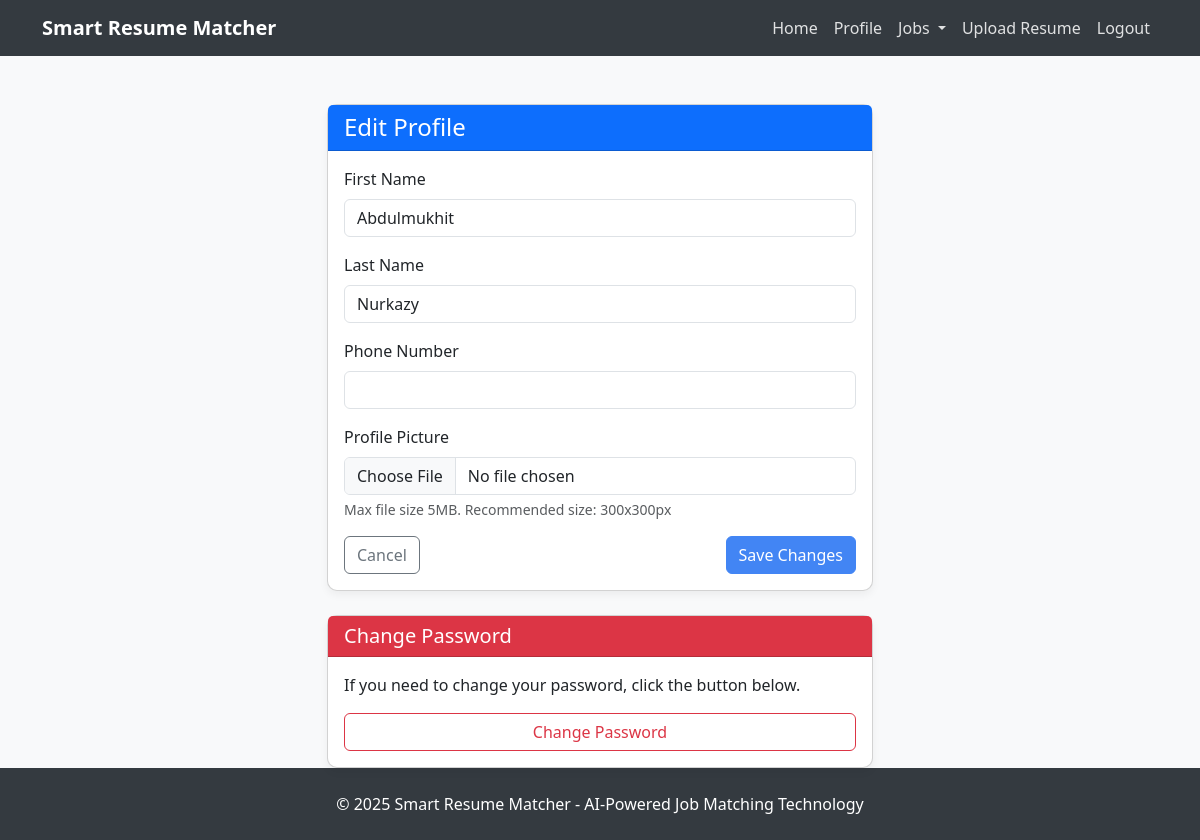
The app's page /profile/edit/ (signed in), older data.
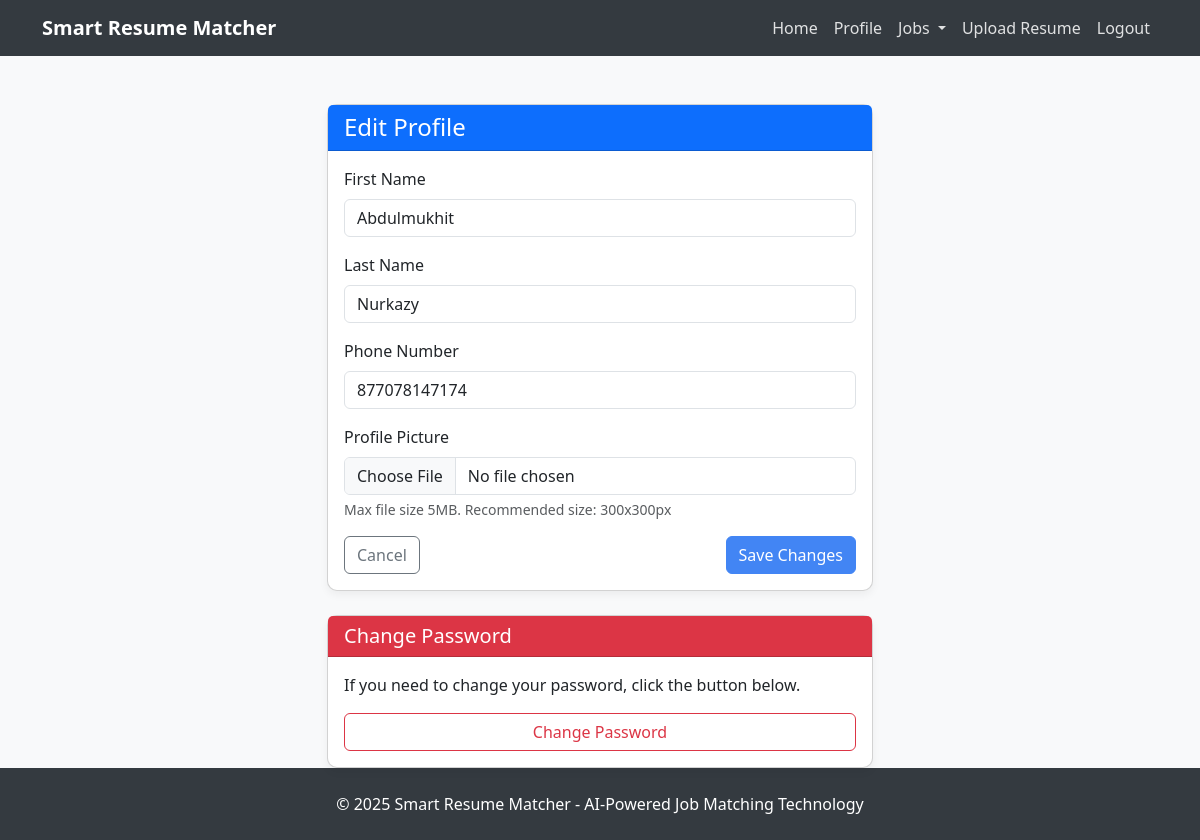
The same page, newer data.
### accounts/models.py (models this page shows, shortened)
class User(AbstractUser):
    email = models.EmailField(unique=True)
    phone = models.CharField(max_length=20, blank=True, null=True)
    profile_picture = SafeImageField(upload_to='profile_pics/', blank=True, null=True)
    is_email_verified = models.BooleanField(default=False)
    created_at = models.DateTimeField(auto_now_add=True)
    updated_at = models.DateTimeField(auto_now=True)
    USERNAME_FIELD = 'email'
    REQUIRED_FIELDS = ['username']

### accounts/views.py (the view)
# urls.py: path('profile/edit/', edit_profile_view, name='edit_profile'),
@login_required
def edit_profile_view(request):
    user = request.user
    try:
        if user.profile_picture and hasattr(user.profile_picture, 'name'):
            if not os.path.exists(os.path.join(settings.MEDIA_ROOT, user.profile_picture.name)):
                user.profile_picture = None
                user.save(update_fields=['profile_picture'])
    except ValueError:
        user.profile_picture = None
        user.save(update_fields=['profile_picture'])
    if request.method == 'POST':
        form = UserProfileEditForm(request.POST, request.FILES, instance=user)
        if form.is_valid():
            form.save()
            messages.success(request, 'Profile updated successfully.')
            return redirect('profile')
    else:
        form = UserProfileEditForm(instance=user)
    return render(request, 'accounts/edit_profile.html', {'form': form})

### accounts/forms.py
class UserProfileEditForm(forms.ModelForm):
    class Meta:
        model = User
        fields = ('first_name', 'last_name', 'phone', 'profile_picture')
        widgets = {
            'first_name': forms.TextInput(attrs={'class': 'form-control'}),
            'last_name': forms.TextInput(attrs={'class': 'form-control'}),
            'phone': forms.TextInput(attrs={'class': 'form-control'}),
            'profile_picture': forms.FileInput(attrs={'class': 'form-control'}),
        }

### templates/accounts/edit_profile.html (shortened to what this page needs)
{% extends 'base.html' %}
{% load static %}
{% block content %}
<div class="row justify-content-center mt-4">
    <div class="col-md-6">
        <div class="card">
            <div class="card-header bg-primary text-white">
                <h4 class="mb-0">Edit Profile</h4>
            </div>
            <div class="card-body">
                <form method="post" enctype="multipart/form-data">
                    <div class="mb-3">
                        <label for="id_first_name" class="form-label">First Name</label>
                        {{ form.first_name }}
                    </div>
                    <div class="mb-3">
                        <label for="id_last_name" class="form-label">Last Name</label>
                        {{ form.last_name }}
                    </div>
                    <div class="mb-3">
                        <label for="id_phone" class="form-label">Phone Number</label>
                        {{ form.phone }}
                    </div>
                    <div class="mb-3">
                        <label for="id_profile_picture" class="form-label">Profile Picture</label>
                        {{ form.profile_picture }}
                        <div class="form-text">Max file size 5MB. Recommended size: 300x300px</div>
                    </div>
                    <div class="d-flex justify-content-between">
                        <a href="{% url 'profile' %}" class="btn btn-outline-secondary">Cancel</a>
                        <button type="submit" class="btn btn-primary">Save Changes</button>
                    </div>
                </form>
            </div>
        </div>
        <div class="card mt-4">
            <div class="card-header bg-danger text-white">
                <h5 class="mb-0">Change Password</h5>
            </div>
            <div class="card-body">
                <p>If you need to change your password, click the button below.</p>
                <div class="d-grid gap-2">
                    <a href="{% url 'password_reset' %}" class="btn btn-outline-danger">Change Password</a>
                </div>
            </div>
        </div>
    </div>
</div>
{% endblock %}

Row changes from the older to the newer data that the page shows:
changed User "Abdulmukhit": phone (not shown) → "877078147174"
